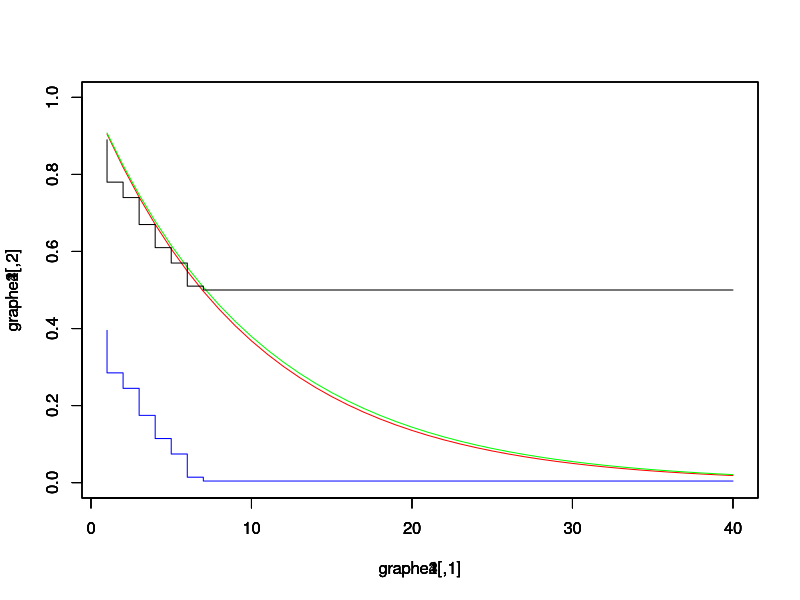

R code for this plot:
## On simule un echantillion de loi we Weibull
Lambda = 0.1
n = 100
R = 50
Int = 40
## Fonction de survie reel
sim = rexp(n,Lambda)
sim = sim[order(sim)]
graphe1 = matrix(0,Int,2)
for (i in 1:Int){
  graphe1[i,1] = i
  graphe1[i,2] = 1 - pexp(i,Lambda)
}
plot(graphe1, col="red", type="l", ylim=c(0:1))

## Fonction de survie empirique
graphe2 = matrix(0,Int,2)
Indicatrice = matrix(0,n,1)
for (i in 1:Int){
  graphe2[i,1] = i
  for (j in 1:R) {
    if (sim[j] > i)
      Indicatrice[j] = 1
  }
  graphe2[i,2] = (1/(n-0.3))*(sum(Indicatrice)+0.4)
  Indicatrice = matrix(0,n,1)
}
par(new=TRUE)
plot(graphe2, col="blue", type="S", ylim=c(0:1) )

## Fonction de survie avec paramètres estimés
simLambda = R/(sum(sim[1:R]) + (n-R)*sim[R])
graphe3 = matrix(0,Int,2)
for (i in 1:Int){
  graphe3[i,1] = i
  graphe3[i,2] = 1 - pexp(i,simLambda)
}
par(new=TRUE)
plot(graphe3, col="green", type="l", ylim=c(0:1))

# Fonction de survie avec Kaplan Meyer
graphe4 = matrix(1,Int,2)
for (i in 1:Int){
  graphe4[i,1] = i
  for (j in 1:R) {
    if (sim[j]>i) {
      break
    }
    graphe4[i,2] = graphe4[i,2]*(n-j)/(n-j+1)
  }
}
par(new=TRUE)
plot(graphe4, type="S", ylim=c(0:1))
